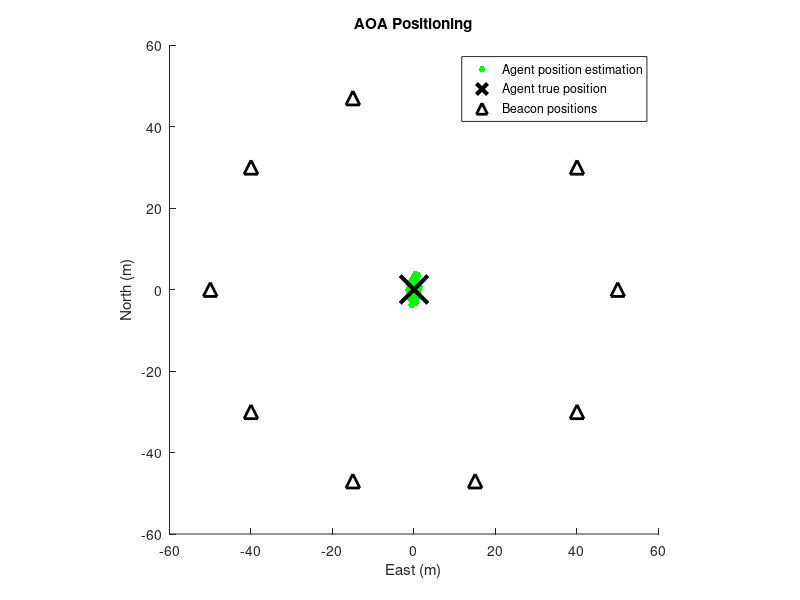

Write the MATLAB code that produced this figure.
% ------------------------------------------------------------------------
% Example for indoor positioning by time-of-arrival (TOA) measurements
% Estimated by iterative least-squares and weighted least-squares
%
% by GH.Zhang 2022/05/26
% guo-hao.zhang@connect.polyu.hk
% ------------------------------------------------------------------------
clc;
clear;
close all;

%% Estimation Setup

% Import TOA measurement data and environment parameters
load("Example_data.mat");

% Operation time
T = size(data,2);

%% Positioning with TOA measurements by iterative least-squares

% Position estimation on each epoch
for t = 1:T
  
    % Initialize agent state offset (initial agent clock offset update = 0)
    delta_x_a = [1e9; 1e9; 1e9; 0];

    % Initialize iteration steps
    k = 0;

    % Initialize agent approximate state (initial agent clock offset = 0)
    x_a0 = x_a_initial;

    % Beacon numbers during positioning
    I = size(data{t},2);

    % Iterative estimation until convergence or iteration step exceeds 
    % the limitation
    while norm(delta_x_a(1:3,1)) > 1e-3 && k < 50

        % Clear variables from last estimation epoch
        clear z_a z_a0 delta_z_a0 H_a0;

        % Establish variables for each beacon
        for i = 1:I

            % Obtain trigonometric observation by AOA measurement
            z_a(2*i-1,1) = sind(data{t}(i).AOA_theta);
            z_a(2*i,1) = tand(data{t}(i).AOA_psi);

            % Obtain approximate trigonometric information by beacon 
            % positions and agent approximate position
            z_a0(2*i-1,1) = (x_a0(3,1)-x_beacons(3,i))/norm(x_a0-x_beacons(1:3,i));
            z_a0(2*i,1) = (x_beacons(2,i)-x_a0(2,1))/(x_beacons(1,i)-x_a0(1,1));

            % Calculate the offset from approximate trigonometric 
            % information to the received trigonometric observation
            delta_z_a0(2*i-1:2*i,1) = z_a(2*i-1:2*i,1) - z_a0(2*i-1:2*i,1);
            
            % Partial derivatives of the observation model corresponding to
            % elevation angle
            f_i_n = -(x_a0(3,1)-x_beacons(3,i))*(x_a0(1,1)-x_beacons(1,i))/norm(x_a0-x_beacons(1:3,i))^3;
            f_i_e = -(x_a0(3,1)-x_beacons(3,i))*(x_a0(2,1)-x_beacons(2,i))/norm(x_a0-x_beacons(1:3,i))^3;
            f_i_d = ((x_a0(1,1)-x_beacons(1,i))^2+(x_a0(2,1)-x_beacons(2,i))^2)/norm(x_a0-x_beacons(1:3,i))^3;
            
            % Partial derivatives of the observation model corresponding to
            % azimuth angle
            g_i_n = -(x_a0(2,1)-x_beacons(2,i))/(x_a0(1,1)-x_beacons(1,i))^2;
            g_i_e = (x_a0(1,1)-x_beacons(1,i))/(x_a0(1,1)-x_beacons(1,i))^2;
            g_i_d = 0;

            % Establish the block matrix of the measurement matrix
            % corresponding to each beacon
            H_a0(2*i-1,1:3) = [f_i_n,f_i_e,f_i_d];
            H_a0(2*i,1:3) = [g_i_n,g_i_e,g_i_d];
        end

        % Establish linear relationships between trigonometric observation 
        % offset, measurement matrix, and state offset. Solve the state 
        % offset by least-sqaures estimation 
        delta_x_a = inv(H_a0'*H_a0)*H_a0'*delta_z_a0;

        % Update approximate agent state by the estimated state offset
        x_a0 = x_a0 + delta_x_a;

        % interation step update
        k = k + 1;
    end

    % Obtain agent position estimation from the converged state estimation
    x_a_est(1:3,t) = x_a0(1:3,1);
end

%% Visualize agent position estimation results
figure(1);
hold on;
plot(x_a_est(1,:),x_a_est(2,:),'g.','MarkerSize',15,'LineWidth',2);
plot(x_a(1),x_a(2),'kx','MarkerFaceColor','none','MarkerSize',20,'LineWidth',3);
plot(x_beacons(1,:),x_beacons(2,:),'k^','MarkerFaceColor','w','MarkerSize',10,'LineWidth',2);
xlabel('East (m)');
xlim([-60,60]);
ylabel('North (m)');
ylim([-60,60]);
axis equal
legend('Agent position estimation','Agent true position','Beacon positions')
title('AOA Positioning');























